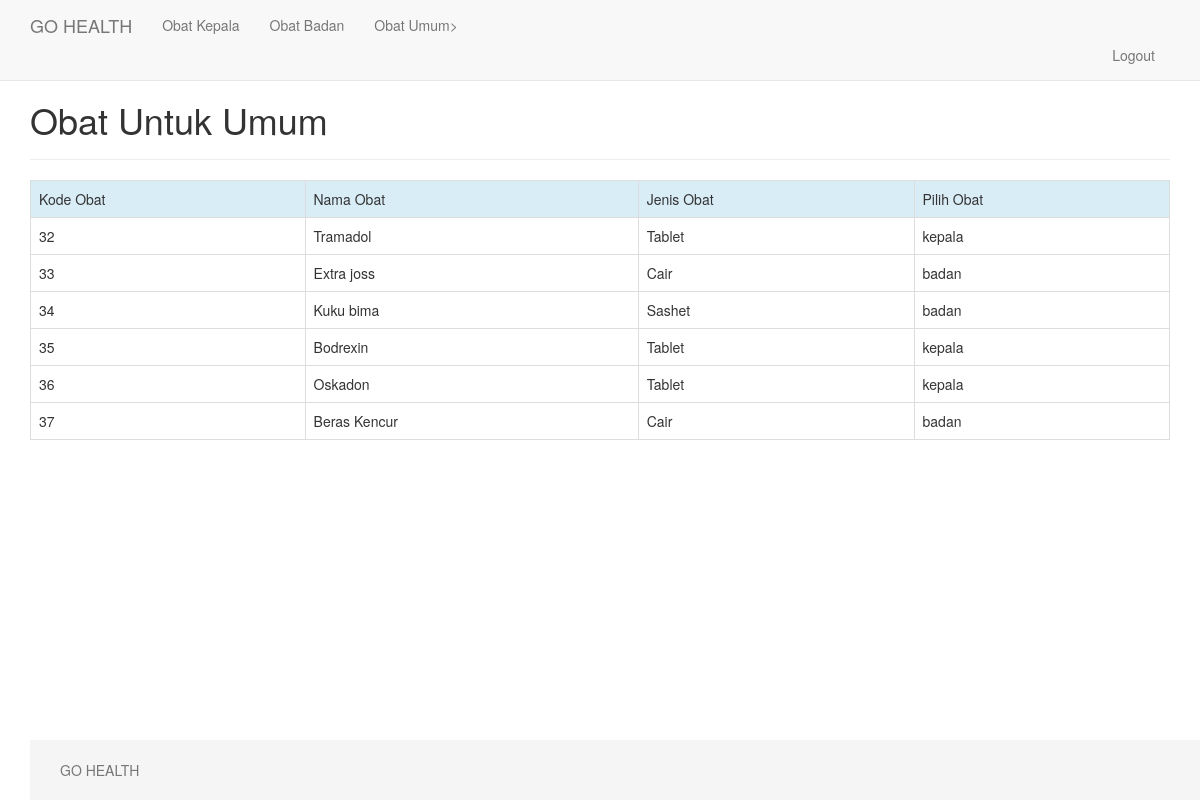
The app's page /obatumum.php (signed in) with its own data.
### tables this page shows
CREATE TABLE IF NOT EXISTS `tabel_obat` (
  `stok_obat` int(5) NOT NULL,
  `harga_obat` int(10) NOT NULL,
  `id_obat` int(4) NOT NULL,
  `nama_obat` varchar(20) NOT NULL,
  `jenis_obat` enum('Sashet','Tablet','Cair') NOT NULL,
  `pilih_obat` enum('badan','kepala') NOT NULL
);

### obatumum.php (the view, shortened to what this page needs)
<?php
if(isset($_COOKIE['userloginmember']) && $_COOKIE['userloginmember'] == 'loginmember'){
?>
<!doctype html>
<html>
<head>
	<link rel="stylesheet" type="text/css" href="css/bootstrap.min.css">
</head>
<body>
	<nav class="navbar navbar-default navbar-fixed-top">
		<div class="container">
			<div class="navbar-header">
				<a class="navbar-brand" href="index.php">GO HEALTH</a>
			</div>
			<div id="navbar" class="collapse navbar-collapse">
				<ul class="nav navbar-nav">
							<li ><a href="obatkepala.php">Obat Kepala</a></li>
							<li ><a href="obatbadan.php">Obat Badan</a></li>
							<li ><a href="obatumum.php">Obat Umum></li>
				</ul>
				<ul class="nav navbar-nav pull-right">
					<li><a href="logout.php">Logout</a></li>
 				</ul>
			</div>
		</div>
	</nav>
	<div class="container">
		<div class="page-header">
			<h1>Obat Untuk Umum
			</h1>
		</div>
		<table class="table table-bordered striped">
		<?php
			include "koneksi.php";
			$res = $db->query("select * from tabel_obat");
			echo '
			 	<tr class="info">
			 		<td>Kode Obat</td>
			 		<td>Nama Obat</td>
			 		<td>Jenis Obat</td>
			 		<td>Pilih Obat</td>
			 	</tr>';
			while ($data = $res->fetch()) {
				echo '<tr>
					<td>'.$data['id_obat'].'</td>
					<td>'.$data['nama_obat'].'</td>
					<td>'.$data['jenis_obat'].'</td>
					<td>'.$data['pilih_obat'].'</td>
				</tr>';
			}
		?>
			</table>
	<footer class="footer">
		<div class="container">
			<p class="text-muted">GO HEALTH </p>
		</div>
	</footer>
</body>
</html>
<?php
} else {
    header("location:loginmember.php");
}
?>

### obatumum.php (style rules this page uses)
html { position: relative; min-height: 100% }
body { margin-bottom: 60px; }
.footer { position: absolute; bottom: 0; width: 100%; height: 60px; background-color: #f5f5f5; }
body > .container { padding: 60px 15px 0; }
.container .text-muted { margin: 20px 0; }
.footer > .container { padding-right: 15px; padding-left: 15px; }
.pull-right { float: right; }

### records on screen
tabel_obat: id_obat "32", nama_obat "Tramadol", jenis_obat "Tablet", pilih_obat "kepala"
tabel_obat: id_obat "33", nama_obat "Extra joss", jenis_obat "Cair", pilih_obat "badan"
tabel_obat: id_obat "34", nama_obat "Kuku bima", jenis_obat "Sashet", pilih_obat "badan"
tabel_obat: id_obat "35", nama_obat "Bodrexin", jenis_obat "Tablet", pilih_obat "kepala"
tabel_obat: id_obat "36", nama_obat "Oskadon", jenis_obat "Tablet", pilih_obat "kepala"
tabel_obat: id_obat "37", nama_obat "Beras Kencur", jenis_obat "Cair", pilih_obat "badan"
